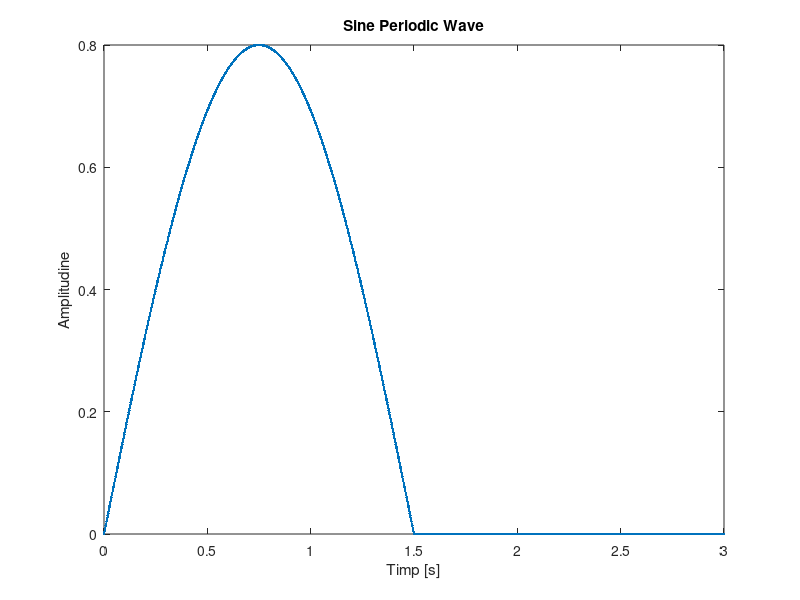
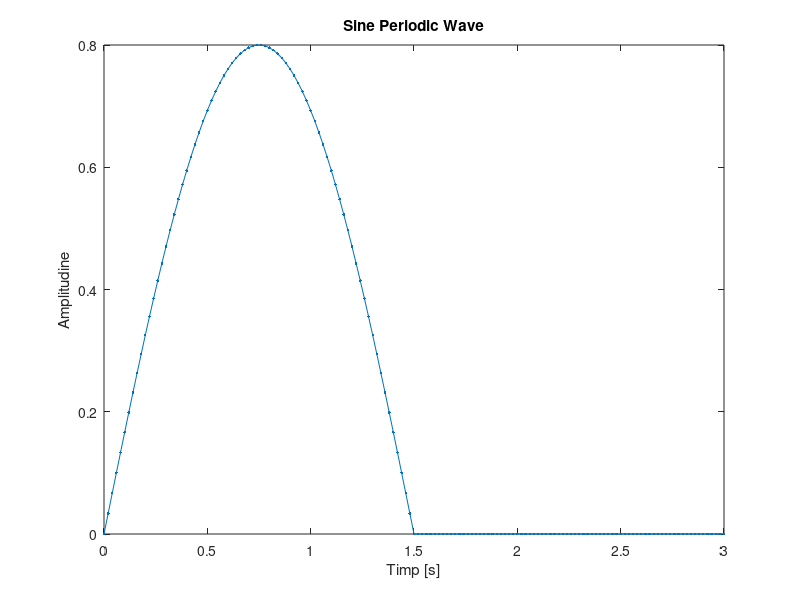
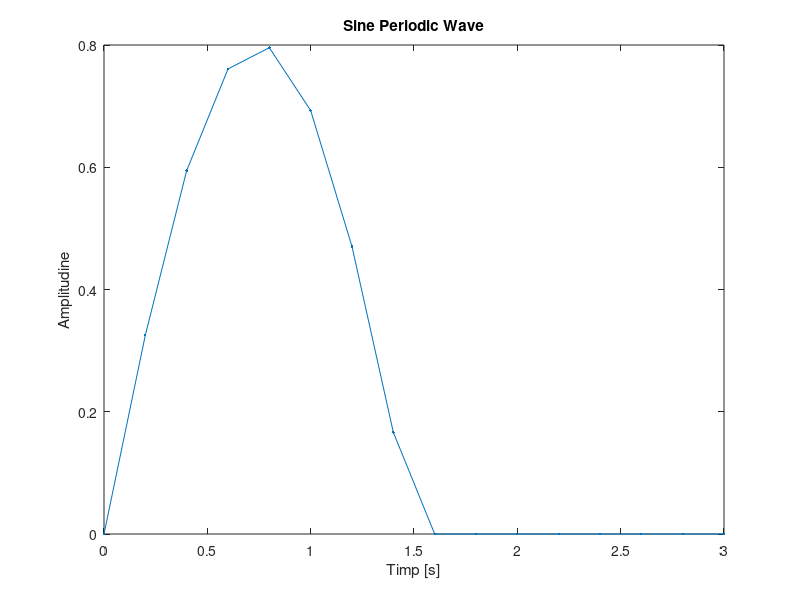

Source code (MATLAB) for these figures, in order:
figure (1);
A = 0.8; %amplitudinea semnalului
T = 3; %perioada 
F = 1 / T; %frecventa
t = 0:0.002:3; % timpul de redresare de la 0 la 3 secunde cu rezolutie temporara de 2ms
s = A*sin(2*pi*F*t); %generarea semnalului
for i = 1:length(s);
    if s(1,i)<0; %redresare monoalternanta
        s(1,i)=0; %stergerea semnalului
    end
end    
plot(t,s,'.-') , xlabel ('Timp [s]'), ylabel ('Amplitudine'), title ('Sine Periodic Wave');

figure (2);
A = 0.8; %amplitudinea semnalului
T = 3; %perioada  
F = 1 / T; %frecventa
t = 0:0.02:3;  % timpul de redresare de la 0 la 3 secunde cu rezolutie temporara de 20ms
s = A*sin(2*pi*F*t); %generarea semnalului
for i = 1:length(s);
    if s(1,i)<0; %redresare monoalternanta
        s(1,i)=0; %stergerea semnalului negativ
    end
end    
plot(t,s,'.-') , xlabel ('Timp [s]'), ylabel ('Amplitudine'), title ('Sine Periodic Wave');

figure (3);
A = 0.8; %amplitudinea semnalului
T = 3; %perioada semnalului
F = 1 / T; %frecventa
t = 0:0.2:3;  % timpul de redresare de la 0 la 3 secunde cu rezolutie temporara de 200ms
s = A*sin(2*pi*F*t); %generarea semnalului
for i = 1:length(s);
    if s(1,i)<0; %redresare monoalternanta
        s(1,i)=0; %stergerea semnalului negativ
    end
end
    plot (t,s,'.-') , xlabel ('Timp [s]'), ylabel ('Amplitudine'), title ('Sine Periodic Wave');